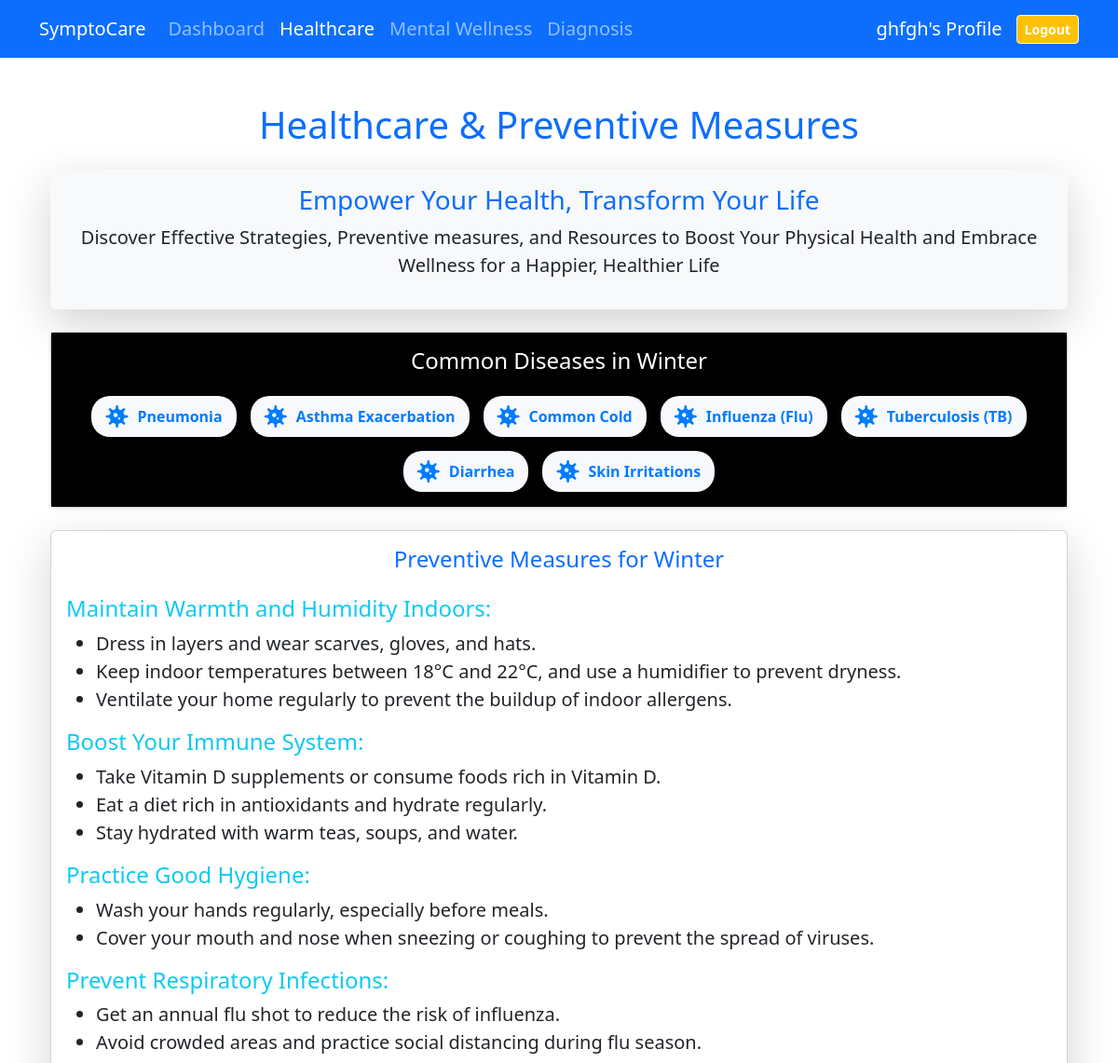
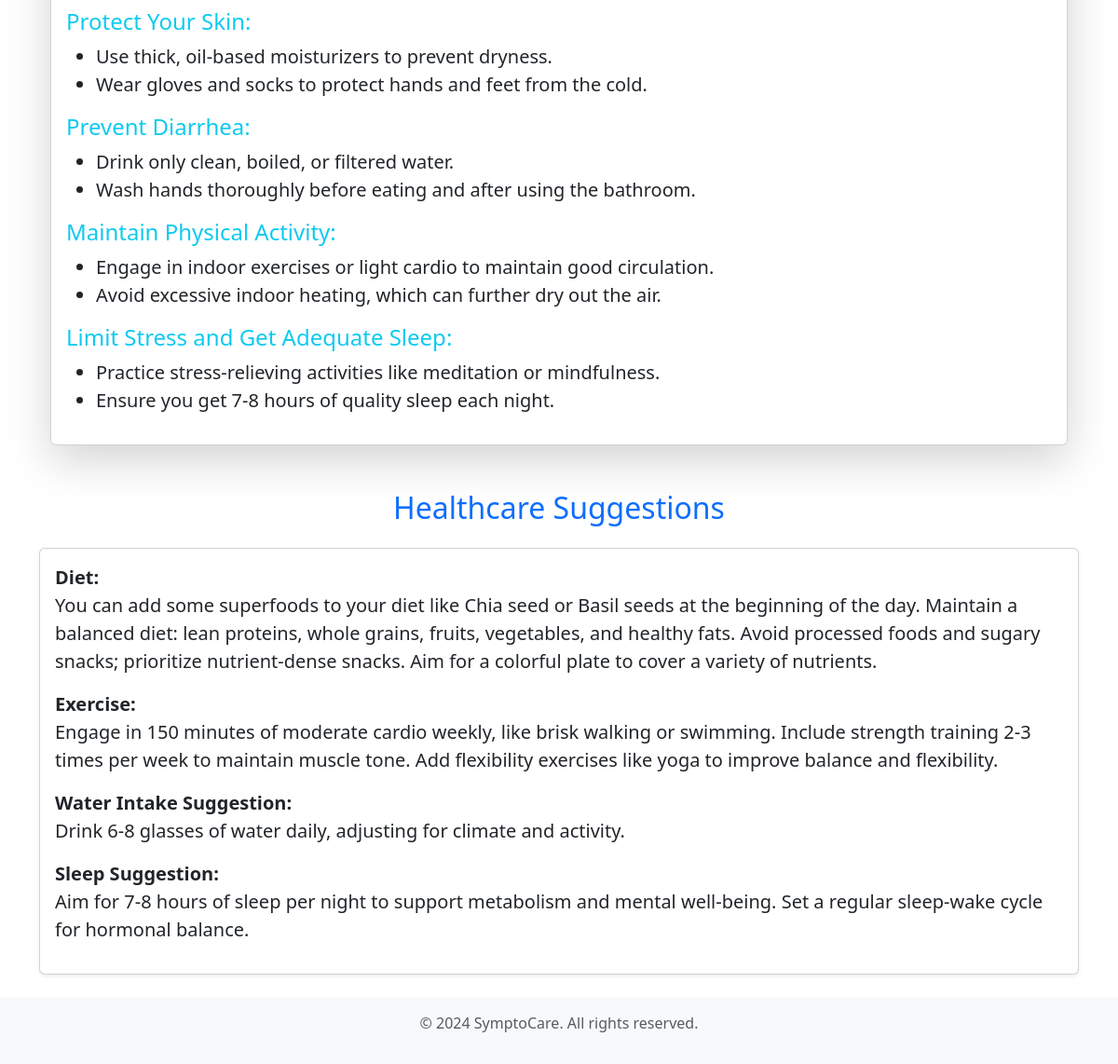
The page /healthcare/ (signed in) on the database its author committed (2 pictures, top to bottom).
### healthcare/models.py (models this page shows, shortened)
class Season(models.Model):
    name = models.CharField(max_length=50, unique=True)  # e.g., "Summer", "Winter"
    start_month = models.IntegerField()  # e.g., 3 for March
    end_month = models.IntegerField()  # e.g., 5 for May

class SeasonalDisease(models.Model):
    disease_name = models.CharField(max_length=100)  # e.g., "Flu", "Diarrhea"
    season = models.ForeignKey(Season, on_delete=models.CASCADE, related_name="diseases")
    primary_advice = models.TextField()  # e.g., "Stay hydrated, take rest"

class SeasonalSuggestion(models.Model):
    season = models.ForeignKey(Season, on_delete=models.CASCADE, related_name="seasonal_suggestions")
    detailed_preventive_measures = models.TextField(help_text="Detailed suggestions for preventing seasonal diseases.")
    general_season_tips = models.CharField(max_length=255, help_text="Short tips for general health during the season.")
    additional_seasonal_advice = models.TextField(help_text="Additional health advice for this season.")

### bmiInput/models.py (models this page shows, shortened)
class BMISuggestion(models.Model):
    CATEGORY_CHOICES = [
        ('Underweight', 'Underweight'),
        ('Normal', 'Normal'),
        ('Overweight', 'Overweight'),
        ('Obese', 'Obese')
    ]
    category = models.CharField(max_length=15, choices=CATEGORY_CHOICES, unique=True)
    diet_suggestion = models.TextField(default='No diet suggestion available')
    exercise_suggestion = models.TextField(default='No exercise suggestion available')
    water_intake_suggestion = models.TextField(default='No water intake suggestion available')
    sleep_suggestion = models.TextField(default='No sleep suggestion available')
    other_health_tips = models.TextField(blank=True, null=True)

### healthcare/views.py (the view)
# urls.py: path('', views.healthcare_view, name='healthcare'),
def healthcare_view(request):
    if not request.user.is_authenticated:
        return redirect('signin')
    try:
        user_profile = UserProfile.objects.get(user=request.user)
        bmi = round(user_profile.weight_value / (user_profile.height_value ** 2), 2)
        bmi_category = BMISuggestion.objects.filter(
            category=(
                'Underweight' if bmi < 18.5 else
                'Normal' if 18.5 <= bmi < 25 else
                'Overweight' if 25 <= bmi < 30 else
                'Obese'
            )
        ).first()
        disease_category = DiseaseCategory.objects.filter(name=user_profile.disease_history).first()
        healthcare_suggestions = HealthcareSuggestion.objects.filter(disease_category=disease_category)
        current_season = get_current_season()
        seasonal_diseases = SeasonalDisease.objects.filter(season=current_season) if current_season else []
        seasonal_healthcare_suggestion = SeasonalSuggestion.objects.filter(season=current_season).first()
    except UserProfile.DoesNotExist:
        return render(request, 'healthcare/healthcare.html', {
            'error': 'Your profile information is incomplete. Please complete your profile.',
            'healthcare_suggestions': [],
        })
    return render(request, 'healthcare/healthcare.html', {
        'disease_category': disease_category,
        'healthcare_suggestions': healthcare_suggestions,
        'bmi': bmi,
        'bmi_category': bmi_category,
        'current_season': current_season.name if current_season else "Unknown",
        'seasonal_diseases': seasonal_diseases,
        'seasonal_healthcare_suggestion': seasonal_healthcare_suggestion
    })

### healthcare/views.py (called while the page is built)
def get_current_season():
    current_month = now().month
    current_season = None
    current_season = Season.objects.filter(
        start_month__lte=current_month,
        end_month__gte=current_month
    ).first()
    if not current_season:
        if current_month == 12:  # December
            current_season = Season.objects.filter(name="Winter").first()
        elif current_month == 1 or current_month == 2:  # January and February
            current_season = Season.objects.filter(name="Winter").first()
    return current_season

### templates/healthcare/healthcare.html (shortened to what this page needs)
{% extends 'common_codes/interface.html' %}
{% block main %}
    <div class="container my-5 fs-5">
        <h1 class="text-center text-primary mb-4">Healthcare & Preventive Measures</h1>
        <div class="card shadow-lg mb-4 bg-light border-0">
            <div class="card-body text-center">
                <h3 class="text-primary">Empower Your Health, Transform Your Life</h3>
                <p class="lead">Discover Effective Strategies, Preventive measures, and Resources to Boost Your Physical Health and Embrace Wellness for a Happier, Healthier Life</p>
            </div>
        </div>
            <div class="card shadow-sm mb-4">
                <div class="card-body bg-black">
                    <h4 class="text-center text-primary w-100 mb-4 text-white">Common Diseases in {{ current_season }}</h4>
                    {% if seasonal_diseases %}
                        <div class="disease-list-inline d-flex justify-content-center align-items-center">
                            {% for disease in seasonal_diseases %}
                                <div class="disease-item">
                                    <i class="disease-icon fas fa-virus"></i>
                                    <div>
                                        <span class="disease-name">{{ disease.disease_name }}</span>
                                    </div>
                                </div>
                            {% endfor %}
                        </div>
                    {% else %}
                        <div class="alert alert-info text-center w-100">
                            No seasonal diseases detected for this season.
                        </div>
                    {% endif %}
                </div>
            </div>
            {% if seasonal_healthcare_suggestion %}
            <div class="card shadow-lg mb-4">
                <div class="card-body fs-5 fs-sm-6">
                    <h4 class="text-center text-primary mb-4">Preventive Measures for {{ current_season }}</h4>
                    <p class="text-center">{{ seasonal_healthcare_suggestion.detailed_preventive_measures|safe }}</p>
                </div>
            </div>
            {% else %}
            <div class="alert alert-warning text-center">
                No detailed preventive measures available for this season.
            </div>
            {% endif %}
        </div>
        <h2 class="text-center text-primary mb-4">Healthcare Suggestions</h2>
        {% if error %}
            <div class="alert alert-danger text-center">
                {{ error }}
            </div>
        {% else %}
            {% if bmi_category %}
                <div class="card shadow-sm mb-4 fs-5">
                    <div class="card-body">
                        <p><strong>Diet:</strong> </br> {{ bmi_category.diet_suggestion|safe }}</p>
                        <p><strong>Exercise:</strong></br> {{ bmi_category.exercise_suggestion|safe }}</p>
                        <p><strong>Water Intake Suggestion:</strong></br> {{ bmi_category.water_intake_suggestion|safe }}</p>
                        <p><strong>Sleep Suggestion:</strong></br> {{ bmi_category.sleep_suggestion|safe }}</p>
                    </div>
                </div>
            {% endif %}
        {% endif %}
{% endblock %}

### templates/common_codes/interface.html (shortened to what this page needs)
{% load static %}
<!DOCTYPE html>
<html lang="en">
    <head>
        <link href="https://cdn.jsdelivr.net/npm/bootstrap@5.3.2/dist/css/bootstrap.min.css" rel="stylesheet">
        <link href="https://cdnjs.cloudflare.com/ajax/libs/font-awesome/5.15.4/css/all.min.css" rel="stylesheet">
    </head>
    <body>
        <nav class="navbar navbar-expand-lg navbar-dark bg-primary fs-5">
            <div class="container">
                <a class="navbar-brand" href="{% url 'dashbord' %}">SymptoCare</a>
                <div class="collapse navbar-collapse" id="navbarNav">
                    <ul class="navbar-nav me-auto">
                        <li class="nav-item">
                            <a class="nav-link {% if request.path == '/dashbord/' %}active{% endif %}" href="{% url 'dashbord' %}">Dashboard</a>
                          </li>
                        <li class="nav-item">
                            <a class="nav-link {% if request.path == '/healthcare/' %}active{% endif %}" href="{% url 'healthcare' %}">Healthcare</a>
                        </li>
                        <li class="nav-item">
                            <a class="nav-link {% if request.path == '/dashbord/m/' %}active{% endif %}" href="{% url 'mindfullness' %}">Mental Wellness</a>
                        </li>
                        <li class="nav-item">
                            <a class="nav-link {% if request.path == '/assessments/' %}active{% endif %}" href="{% url 'risk-measure' %}">Diagnosis</a>
                        </li>
                    </ul>
                    <div class="d-flex align-items-center ms-3">
                        <a href="{% url 'viewp' %}" class="profile-link">
                            <span>{{ user.username }}'s Profile</span>
                        </a>
                        <a href="{% url 'logout' %}" class="btn btn-sm btn-light btn-logout bg-warning text-white"><strong>Logout</strong></a>
                    </div>
                </div>
            </div>
        </nav>
        <main class="container mt-4">{% block main %}{% endblock main %}</main>
        <footer class="footer mt-auto py-3">
            <div class="container">
                <p class="text-muted">© 2024 SymptoCare. All rights reserved.</p>
            </div>
        </footer>
    </body>
</html>

### templates/common_codes/interface.html (style rules this page uses)
body { transition: background-color 0.3s ease, color 0.3s ease; --bs-font-size-lg: 1.25rem; --bs-font-size-sm: 0.775rem; }
.footer { background-color: #f8f9fa; padding: 20px 0; text-align: center; }
.profile-link { display: flex; align-items: center; color: white; text-decoration: none; }
.btn-logout { margin-left: 15px; }

### templates/healthcare/healthcare.html (style rules this page uses)
.disease-list-inline { display: flex; flex-wrap: wrap; justify-content: flex-start; gap: 15px; margin-top: 20px; }
.disease-item { background: #f7f9fc; padding: 10px 15px; border-radius: 20px; font-size: 1rem; color: #555; display: flex; align-items: center; cursor: pointer; transition: background 0.3s, transform 0.3s; }
.disease-icon { font-size: 1.5rem; margin-right: 10px; color: #007bff; }
.disease-name { font-weight: bold; color: #007bff; }

### rows shown on the page
Season: name "Winter"
SeasonalDisease: disease_name "Pneumonia"
SeasonalDisease: disease_name "Asthma Exacerbation"
SeasonalDisease: disease_name "Common Cold"
SeasonalDisease: disease_name "Influenza (Flu)"
SeasonalDisease: disease_name "Tuberculosis (TB)"
SeasonalDisease: disease_name "Diarrhea"
SeasonalDisease: disease_name "Skin Irritations"
SeasonalSuggestion: detailed_preventive_measures "Maintain Warmth and Humidity Indoors: Dress in layers and wear scarves, gloves, and hats. Keep indoor temperatures between 18°C and 22°C, and use a humidifier to prevent dryness. Ventilate your home regularly to prevent the buildup of indoor allergens. Boost Your Immune System: Take Vitamin D supplements or consume foods rich in Vitamin D. Eat a diet rich in antioxidants and hydrate regularly. Stay hydrated with warm teas, soups, and water. Practice Good Hygiene: Wash your hands regularly, especially before meals. Cover your mouth and nose when sneezing or coughing to prevent the spread of viruses. Prevent Respiratory Infections: Get an annual flu shot to reduce the risk of influenza. Avoid…"
BMISuggestion: diet_suggestion "You can add some superfoods to your diet like Chia seed or Basil seeds at the beginning of the day. Maintain a balanced diet: lean proteins, whole grains, fruits, vegetables, and healthy fats. Avoid processed foods and sugary snacks; prioritize nutrient-dense snacks. Aim for a colorful plate to cover a variety of nutrients.", exercise_suggestion "Engage in 150 minutes of moderate cardio weekly, like brisk walking or swimming. Include strength training 2-3 times per week to maintain muscle tone. Add flexibility exercises like yoga to improve balance and flexibility.", water_intake_suggestion "Drink 6-8 glasses of water daily, adjusting for climate and activity.", sleep_suggestion "Aim for 7-8 hours of sleep per night to support metabolism and mental well-being. Set a regular sleep-wake cycle for hormonal balance."

### other values the page prints
{{ user.username }} "ghfgh"
